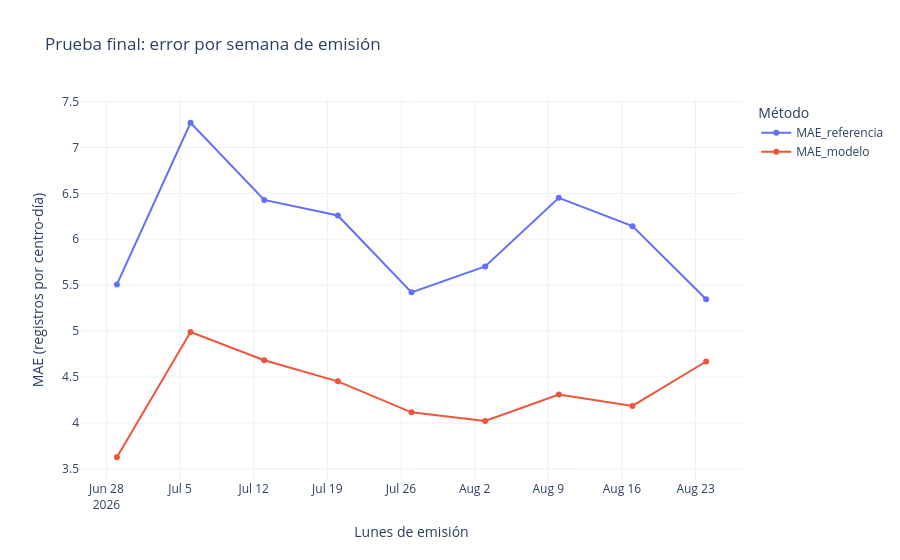

Notebook code for this chart:
### Markdown cell above
## 10. Revisar el error por centro, horizonte y semana
El MAE global da más peso a centros con más días evaluados. El MAE macro promedia los MAE de los
centros evaluados dando el mismo peso a cada centro. Conserva ambas lecturas y el número de observaciones.

### Code cell
filas = []
for centro, grupo in observados_test.groupby(CENTRO):
    filas.append({CENTRO: centro,
                  "MAE_referencia": mean_absolute_error(grupo[OBJETIVO], grupo["pred_referencia"]),
                  "MAE_modelo": mean_absolute_error(grupo[OBJETIVO], grupo["pred_modelo"]),
                  "MAE_elegido": mean_absolute_error(grupo[OBJETIVO], grupo["pred_elegida"]),
                  "dias_evaluados": len(grupo), "registros_reales": int(grupo[OBJETIVO].sum())})
por_centro = pd.DataFrame(filas).sort_values("MAE_elegido", ascending=False)
por_horizonte = pd.DataFrame([
    {"horizonte_dias": int(h), **metricas(g[OBJETIVO], g["pred_elegida"])}
    for h, g in observados_test.groupby("horizonte_dias")
])
print("MAE macro por centro del método elegido:", round(por_centro["MAE_elegido"].mean(), 3))
display(por_centro.head(10).round(3))
display(por_horizonte.round(3))

fig_error = px.line(
    auditoria_test, x="origen", y=["MAE_referencia", "MAE_modelo"], markers=True,
    title="Prueba final: error por semana de emisión",
    labels={"origen": "Lunes de emisión", "value": "MAE (registros por centro-día)", "variable": "Método"}
)
fig_error.update_layout(template="plotly_white")
fig_error.show()
fig_error.write_html(SALIDA_INFORMES / "error_semanal_test.html", include_plotlyjs=True)

### Figure 1 — Plotly figure (JSON) as saved in the notebook; plotly's stock layout.template omitted (floating-point values rounded to 4 significant figures)
{"data": [{"hovertemplate": "Método=MAE_referencia<br>Lunes de emisión=%{x}<br>MAE (registros por centro-día)=%{y}<extra></extra>", "legendgroup": "MAE_referencia", "line": {"color": "#636efa", "dash": "solid"}, "marker": {"symbol": "circle"}, "mode": "lines+markers", "name": "MAE_referencia", "orientation": "v", "showlegend": true, "type": "scatter", "x": ["2026-06-29T00:00:00.000000", "2026-07-06T00:00:00.000000", "2026-07-13T00:00:00.000000", "2026-07-20T00:00:00.000000", "2026-07-27T00:00:00.000000", "2026-08-03T00:00:00.000000", "2026-08-10T00:00:00.000000", "2026-08-17T00:00:00.000000", "2026-08-24T00:00:00.000000"], "xaxis": "x", "y": [5.508, 7.268, 6.428, 6.259, 5.422, 5.703, 6.451, 6.142, 5.347], "yaxis": "y"}, {"hovertemplate": "Método=MAE_modelo<br>Lunes de emisión=%{x}<br>MAE (registros por centro-día)=%{y}<extra></extra>", "legendgroup": "MAE_modelo", "line": {"color": "#EF553B", "dash": "solid"}, "marker": {"symbol": "circle"}, "mode": "lines+markers", "name": "MAE_modelo", "orientation": "v", "showlegend": true, "type": "scatter", "x": ["2026-06-29T00:00:00.000000", "2026-07-06T00:00:00.000000", "2026-07-13T00:00:00.000000", "2026-07-20T00:00:00.000000", "2026-07-27T00:00:00.000000", "2026-08-03T00:00:00.000000", "2026-08-10T00:00:00.000000", "2026-08-17T00:00:00.000000", "2026-08-24T00:00:00.000000"], "xaxis": "x", "y": [3.626, 4.99, 4.682, 4.453, 4.115, 4.021, 4.308, 4.186, 4.669], "yaxis": "y"}], "layout": {"legend": {"title": {"text": "Método"}, "tracegroupgap": 0}, "title": {"text": "Prueba final: error por semana de emisión"}, "xaxis": {"anchor": "y", "domain": [0, 1], "title": {"text": "Lunes de emisión"}}, "yaxis": {"anchor": "x", "domain": [0, 1], "title": {"text": "MAE (registros por centro-día)"}}}}
